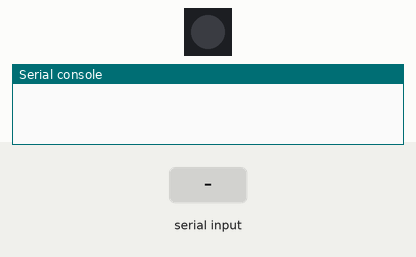
Bench run of a program on a simulated Raspberry Pi Pico running MicroPython. Shown: 1 RGB LEDs in strip order, left to right, the last lines printed to the serial console. The inputs (shaded band) are chosen by the test bench. Dim RGB values are drawn brighter than linear.

Above: at 1.2 s.
1.3 s: "1" typed at the serial console, then Enter
At 1.69 s:
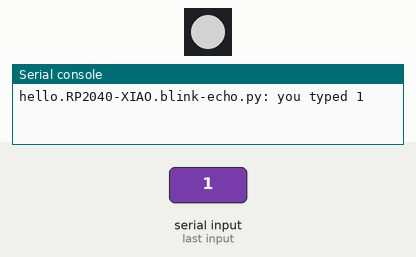
Timing chart, 0 to 4.3 s (numbered marks = the images above; inputs shaded):
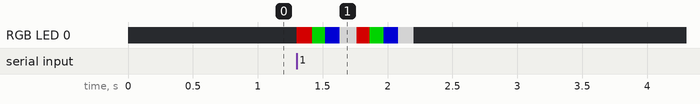

Measured:
- after the input at 1.3 s, RGB LED 0: off → RGB(127, 0, 0) at once, → RGB(0, 127, 0) 0.12 s later, → RGB(0, 0, 127) 0.10 s later, → RGB(127, 127, 127) 0.11 s later, … (9 changes in this stretch)

The program:

hello.RP2040-XIAO.blink-echo.py
```python
# (licence header left out)
import sys
import utime
import machine
from ws2812 import WS2812
#
# globals
#
numpixels = 1
pixelpower = 11
pixelpin = 12
string = ''
#
# steup
#
powerpin = machine.Pin(pixelpower,machine.Pin.OUT)
powerpin.value(1)
led = WS2812(pixelpin,numpixels)
#
# main loop
#
while True:
    #
    # read, save, and send char
    #
    char = sys.stdin.read(1)
    string += char
    sys.stdout.write("hello.RP2040-XIAO.blink-echo.py: you typed "+string+'\r'+'\n');
    #
    # blink LED red green blue white black
    #
    led.pixels_fill((255,0,0))
    led.pixels_show()
    utime.sleep(0.1)
    #
    led.pixels_fill((0,255,0))
    led.pixels_show()
    utime.sleep(0.1)
    #
    led.pixels_fill((0,0,255))
    led.pixels_show()
    utime.sleep(0.1)
    #
    led.pixels_fill((255,255,255))
    led.pixels_show()
    utime.sleep(0.1)
    #
    led.pixels_fill((0,0,0))
    led.pixels_show()
```
